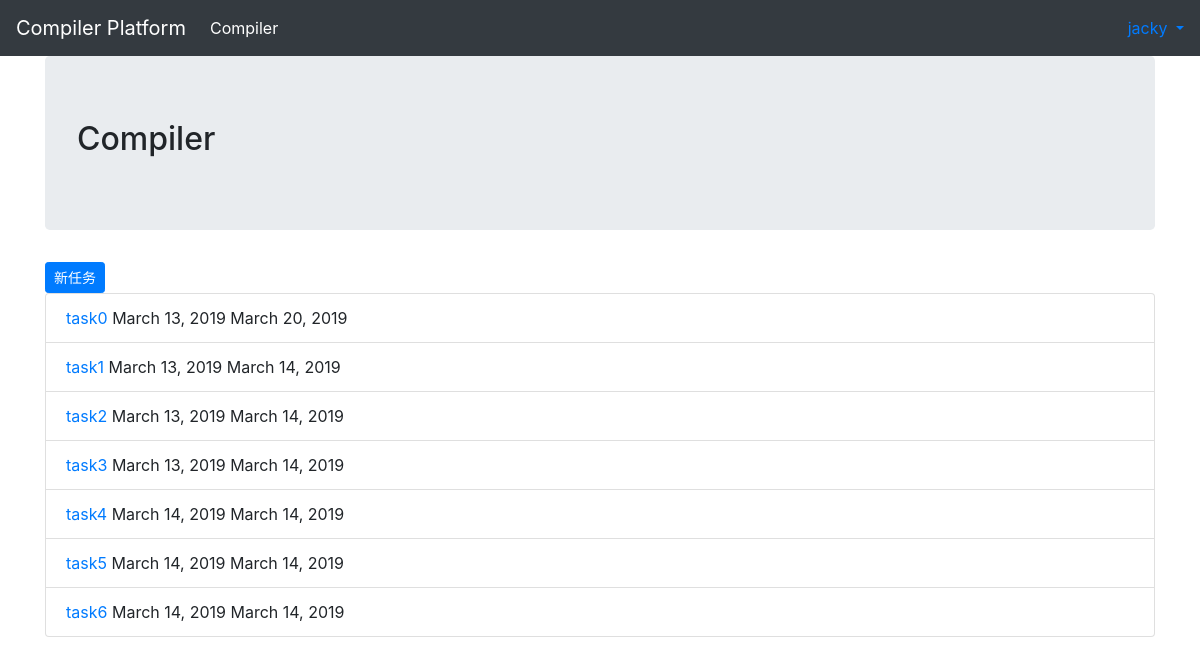
The page /compiler/ (signed in) on the database its author committed.
### Compiler/models.py (models this page shows)
class Task(models.Model):
    task_name = models.CharField(max_length=30, default='task')
    compile_option = models.CharField(max_length=255, default='')
    created_date = models.DateField(auto_now_add=True)
    modified_date = models.DateField(auto_now=True)
    user = models.ForeignKey(User, on_delete=models.CASCADE)

### Compiler/views.py (the view)
# urls.py: path('', views.index, name='index'),
@login_required
def index(request):
    try:
        task_list = Task.objects.filter(user=request.user)
    except Task.DoesNotExist:
        task_list = []
    context = {'task_list': task_list}
    return render(request, 'Compiler/index.html', context)

### Compiler/templates/Compiler/index.html (shortened to what this page needs)
{% extends 'base.html' %}
{% load bootstrap4 %}
{% block header %}
<div class="jumbotron">
    <h2>Compiler</h2>
</div>
{% endblock %}
{% block content %}
<a class="btn btn-primary btn-sm" href="{% url 'Compiler:create_task' %}" role="button">新任务</a> <br>
<ul class="list-group">
    {% for task in task_list %}
    <li class="list-group-item"><a href="{% url 'Compiler:check_task' %}?task_id={{ task.id }}">{{ task.task_name }}</a> {{ task.created_date }} {{ task.modified_date }}
    </li>
    {% endfor %}
</ul>
{% endblock %}

### templates/base.html (shortened to what this page needs)
{% load bootstrap4 %}
<!DOCTYPE html>
<html lang="zh-cn">
<head>
    {% bootstrap_css %}
</head>
<nav class="navbar navbar-expand-md navbar-dark bg-dark" role="navigation">
    <a class="navbar-brand" href="{% url 'index' %}">Compiler Platform</a>
    <div class="collapse navbar-collapse" id="navbarSupportedContent">
        <ul class="navbar-nav mr-auto">
            {% if user.is_authenticated %}
            <li class="nav-item">
                <a class="nav-link active" href="{% url 'Compiler:index' %}">Compiler</a>
            </li>
            {% endif %}
        </ul>
        <ul class="navbar-nav nav-right">
            {% if user.is_authenticated %}
            <li class="nav-item dropdown">
                <a aria-expanded="false" aria-haspopup="true" class="dropdown-toggle" data-toggle="dropdown" href="#"
                   role="button">
                    {{ user.username }}<b class="caret"></b>
                </a>
            </li>
            {% endif %}
        </ul>
    </div>
</nav>
<body>
<div class="container">
    <div class="page-header">
        {% block header %}{% endblock %}
    </div>
    <div>
        {% block content %}{% endblock %}
    </div>
</div>
</body>
</html>

### rows shown on the page
Task: task_name "task0", created_date "March 13, 2019", modified_date "March 20, 2019"
Task: task_name "task1", created_date "March 13, 2019", modified_date "March 14, 2019"
Task: task_name "task2", created_date "March 13, 2019", modified_date "March 14, 2019"
Task: task_name "task3", created_date "March 13, 2019", modified_date "March 14, 2019"
Task: task_name "task4", created_date "March 14, 2019", modified_date "March 14, 2019"
Task: task_name "task5", created_date "March 14, 2019", modified_date "March 14, 2019"
Task: task_name "task6", created_date "March 14, 2019", modified_date "March 14, 2019"

### other values the page prints
{{ user.username }} "jacky"
